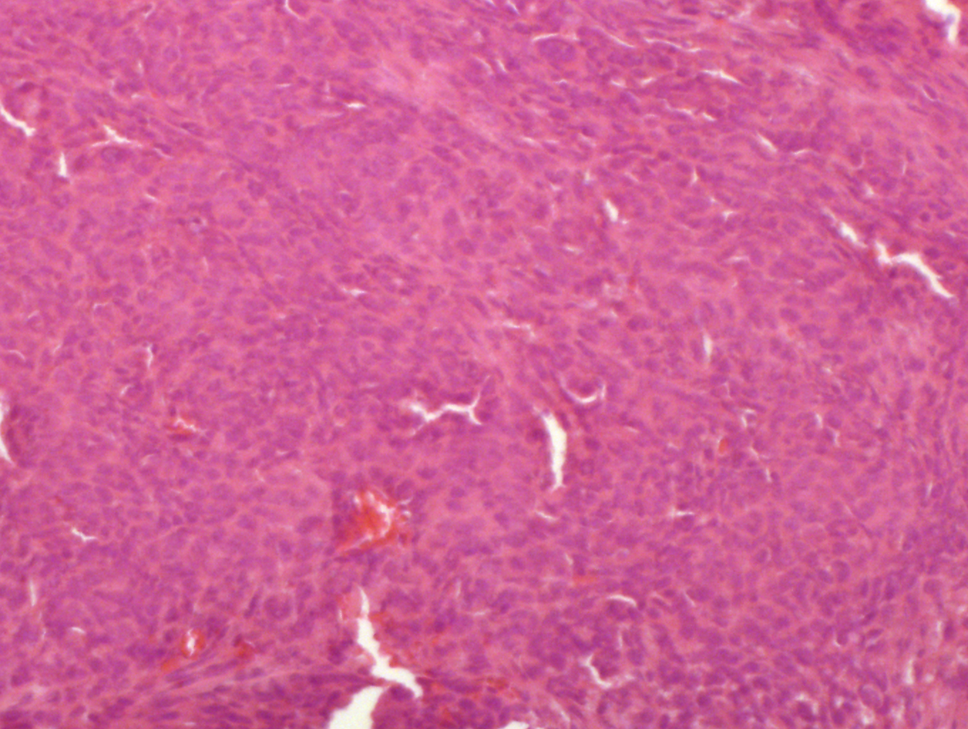
#> input picture wb/Image_63231_wb.tif, 968 x 729 px, shrunk from 1360 x 1024 before the run; its folder holds only this picture in this run
$ python whitebalance.py -file wb/Image_63231_wb.tif
#> lines starting #> are read from the running program, lines starting #| are printed output that depends on the picture
#> in main, img is the input picture: shape (729, 968, 3); mean R, G, B 208.2, 97.3, 150.4
import numpy as np
import skimage
from PIL import Image
from skimage.util import img_as_float
import matplotlib.pyplot as plt
from matplotlib.patches import Rectangle
import scipy.ndimage as ndi

import os
import logging

class WhiteBalance:
    # [16 lines left out: function percentile, not called in this run]

    def white_patch(self, img, patch):
        '''
        patch : (x, y, w, h) patch coordiante for white object in img
        '''
        if len(patch) == 4:
            x, y = patch[:2]
            w, h = patch[2:]

            rect = Rectangle((x, y), w, h,
                            linewidth=3, edgecolor='r',facecolor='none')
            img_patch = img[x:x+w, y:y+h, :]
            ref = img_patch.max(axis=(0,1))
        elif len(patch) == 2:
            x, y = patch
            rect = Rectangle((x, y), 10, 10,
                            linewidth=3, edgecolor='r',facecolor='none')
            ref = img[x, y, :]
        wb_img = img * 1.0 / ref
        wb_img = np.clip(wb_img, 0, 1)
        return wb_img, rect

    def auto_white_patch(self, img, radius=10):
        # preprocess the image first
#> called with radius = 10
        blured_img = ndi.gaussian_filter(img, sigma=1.5,
                                         radius=radius)
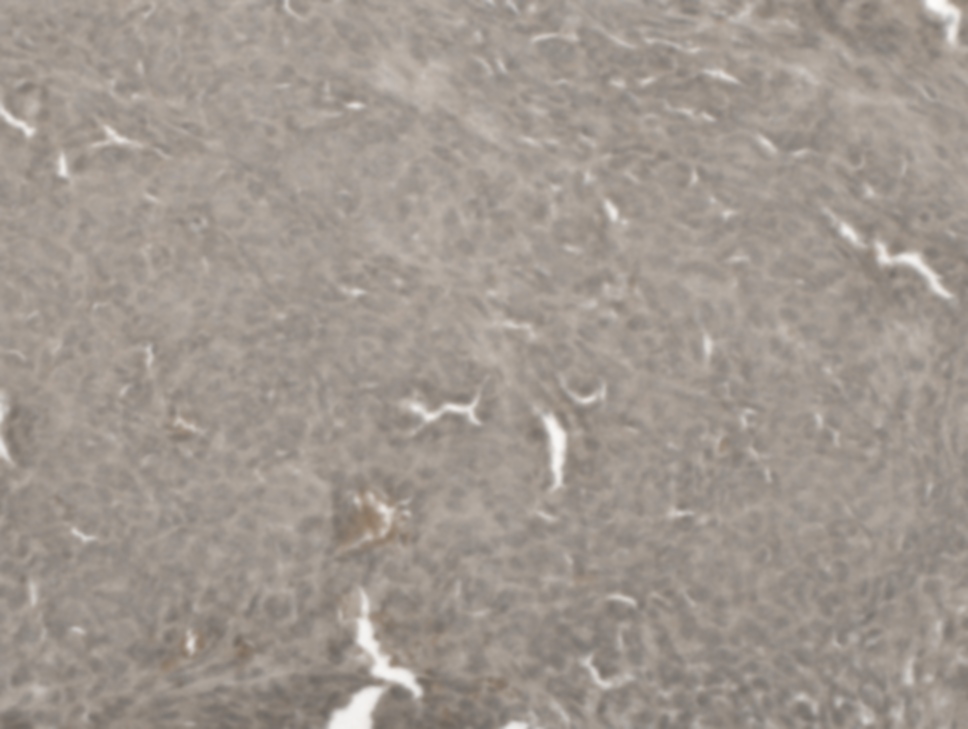
#> blured_img: shape (729, 968, 3) float64; mean R, G, B 0.63, 0.595, 0.564
        # convert the image to gray
        blured_img = skimage.color.rgb2gray(blured_img)
#> blured_img: shape (729, 968) float64

        # find the brightest spot
        maxloc = np.argwhere(blured_img == blured_img.max())
#> maxloc = [[3, 933]]
        maxloc = np.squeeze(maxloc)
#> maxloc = [3, 933]

        return self.white_patch(img, maxloc)
#> in white_patch, `x, y = patch`: x = 3; y = 933
#> in white_patch, `ref = img[x, y, :]`: ref = [0.996, 1, 0.988]
#> in white_patch, `wb_img = img * 1.0 / ref`:
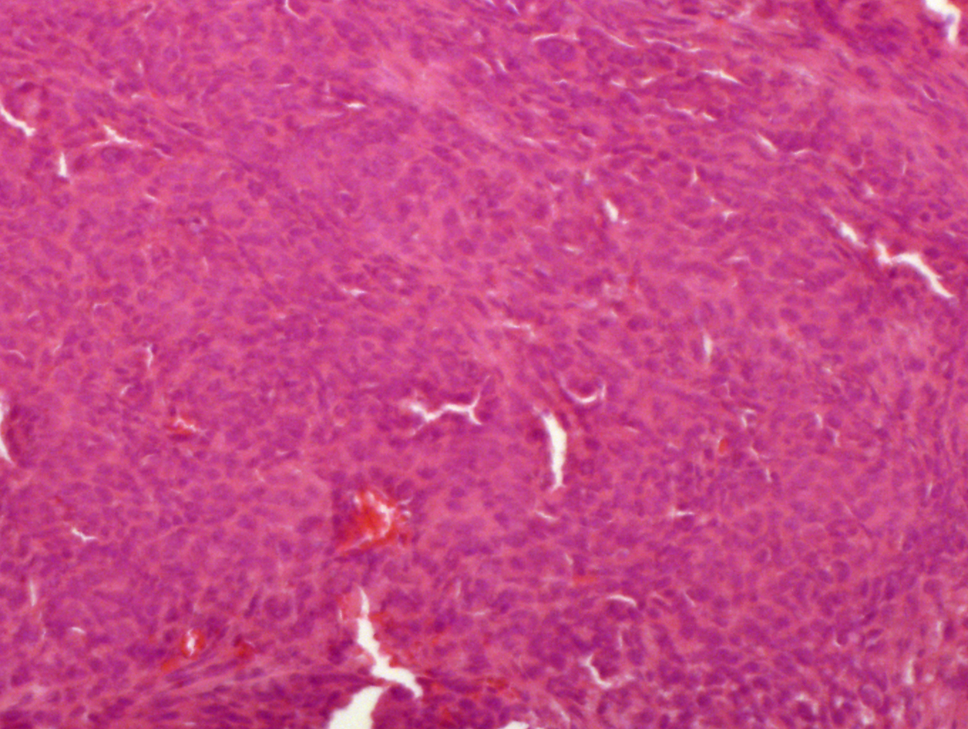
#> wb_img: shape (729, 968, 3) float64; mean R, G, B 0.82, 0.382, 0.597; drawn with min black and max white

    # [4 lines left out: function gray_world, not called in this run]

def img_to_uint(img):
    return (img*255).astype(np.uint8)

def main(file, method='patch', patch=None,
         radius=10, percentile=None,
         plot=True, saved_folder='wb'):

    logger = logging.getLogger('whitebalance')
    sh = logging.StreamHandler()
    logger.addHandler(sh)
    logger.setLevel(logging.DEBUG)
    formatter = logging.Formatter('%(asctime)s | %(name)s -> %(message)s')
    sh.setFormatter(formatter)

    if os.path.isdir(file):
        files = [os.path.join(file, f)
                 for f in os.listdir(file)
                 if not f.startswith('.')]
    else:
        files = [file]

    wb = WhiteBalance()

    num_cols = min(len(files), 10)
    fig, axes = plt.subplots(2, num_cols, figsize=(20,10),
                                layout='constrained')
    for i, f in enumerate(files):
        img = np.array(Image.open(f))
        # convert img to [0, 1] float
        img = img.astype(float) / float(img.max())

        if method == 'patch':
            if not patch:
                wb_img, rect = wb.auto_white_patch(img, radius=radius)
            else:
                wb_img, rect = wb.white_patch(img, patch)
        elif method == 'percentile':
            if not percentile:
                percentile = 0.01
            wb_img = wb.percentile(img, percentile)
            rect = None
        else:
            wb_img = wb.gray_world(img)
            rect = None

        logger.info(f'{method} used, {i+1} images processed!')

        wb_img = img_to_uint(wb_img)

        if saved_folder:
            os.makedirs(saved_folder, exist_ok=True)
            saved_fname = f.split('/')[-1].split('.')[0] + '_wb.tif'
            Image.fromarray(wb_img).save(os.path.join('.', saved_folder, saved_fname))
            logger.info(f'image {saved_fname} saved!')

        if i < num_cols:
#> (the run stopped early here; a loop or call above may not have finished)

$ run again, on wb/Image_63235_wb.tif
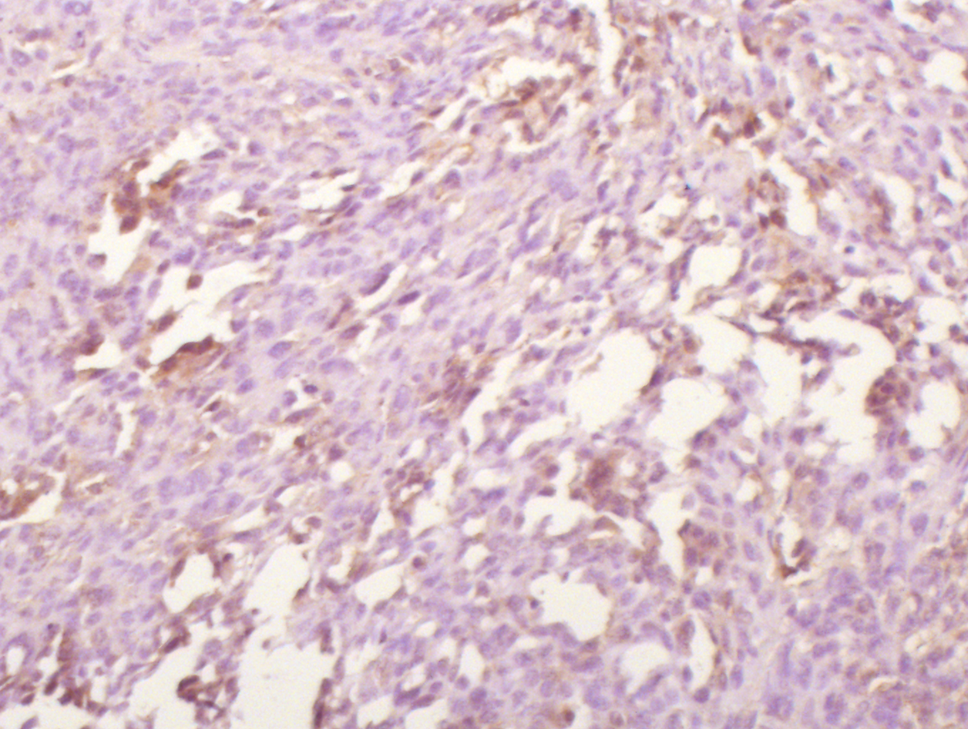
#> input picture wb/Image_63235_wb.tif, 968 x 729 px, shrunk from 1360 x 1024 before the run
#> in main, img is the input picture: shape (729, 968, 3); mean R, G, B 217.2, 193.2, 202.9
#> in auto_white_patch, `blured_img = ndi.gaussian_filter(img, sigma=1.5, radius=radius)`:
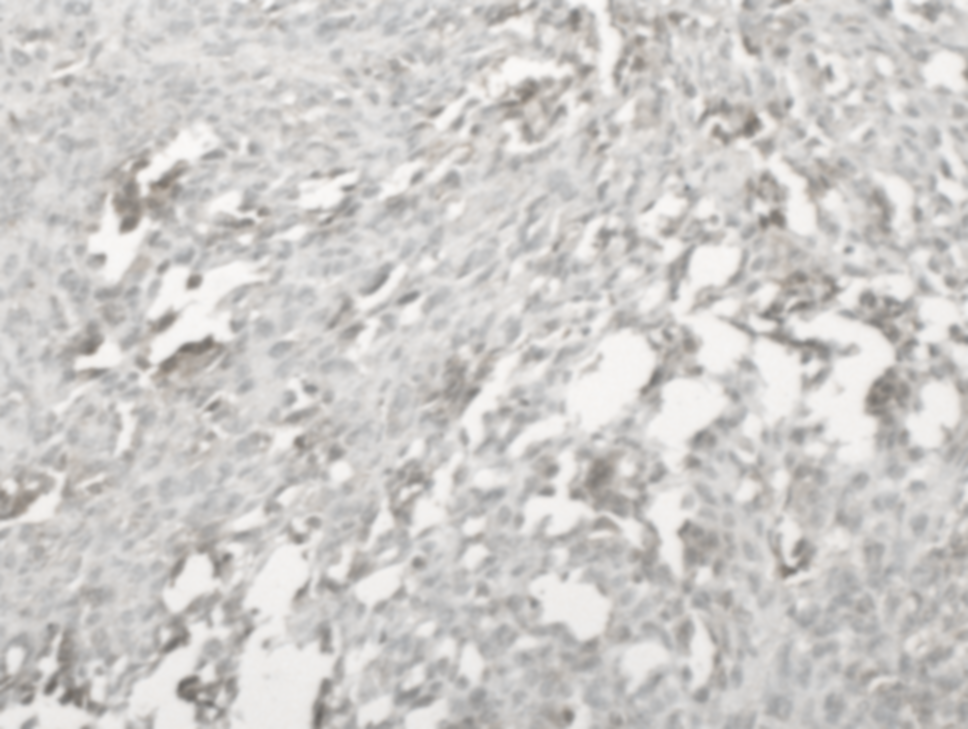
#> blured_img: shape (729, 968, 3) float64; mean R, G, B 0.81, 0.801, 0.794
#> in auto_white_patch, `maxloc = np.argwhere(blured_img == blured_img.max())`: maxloc = [[139, 185]]
#> in auto_white_patch, `maxloc = np.squeeze(maxloc)`: maxloc = [139, 185]
#> x = 139; y = 185
#> ref = [0.996, 1, 1]
#> in white_patch, `wb_img = img * 1.0 / ref`:
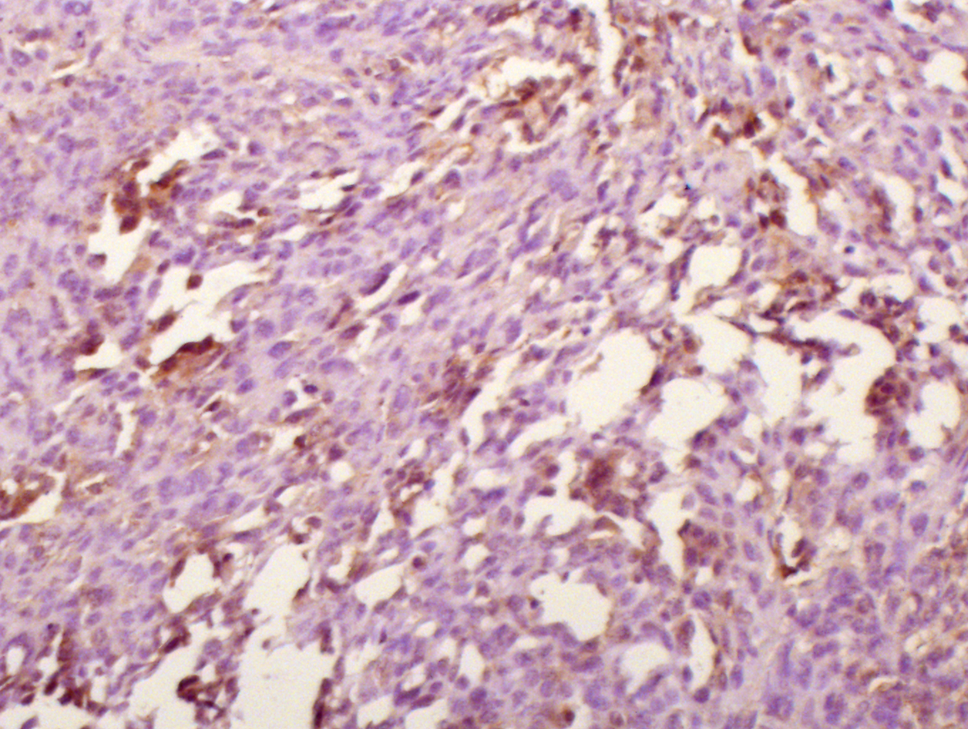
#> wb_img: shape (729, 968, 3) float64; mean R, G, B 0.855, 0.757, 0.796; drawn with min black and max white

$ run again, on wb/Image_63236_wb.tif
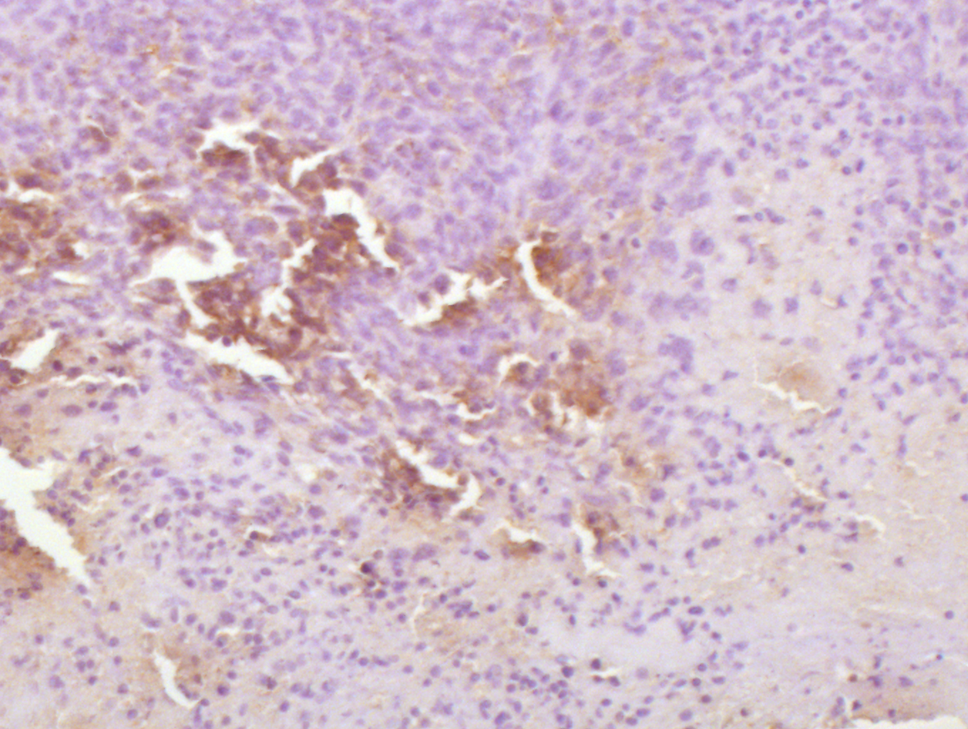
#> input picture wb/Image_63236_wb.tif, 968 x 729 px, shrunk from 1360 x 1024 before the run
#> in main, img is the input picture: shape (729, 968, 3); mean R, G, B 209.5, 187.7, 201
#> in auto_white_patch, `blured_img = ndi.gaussian_filter(img, sigma=1.5, radius=radius)`:
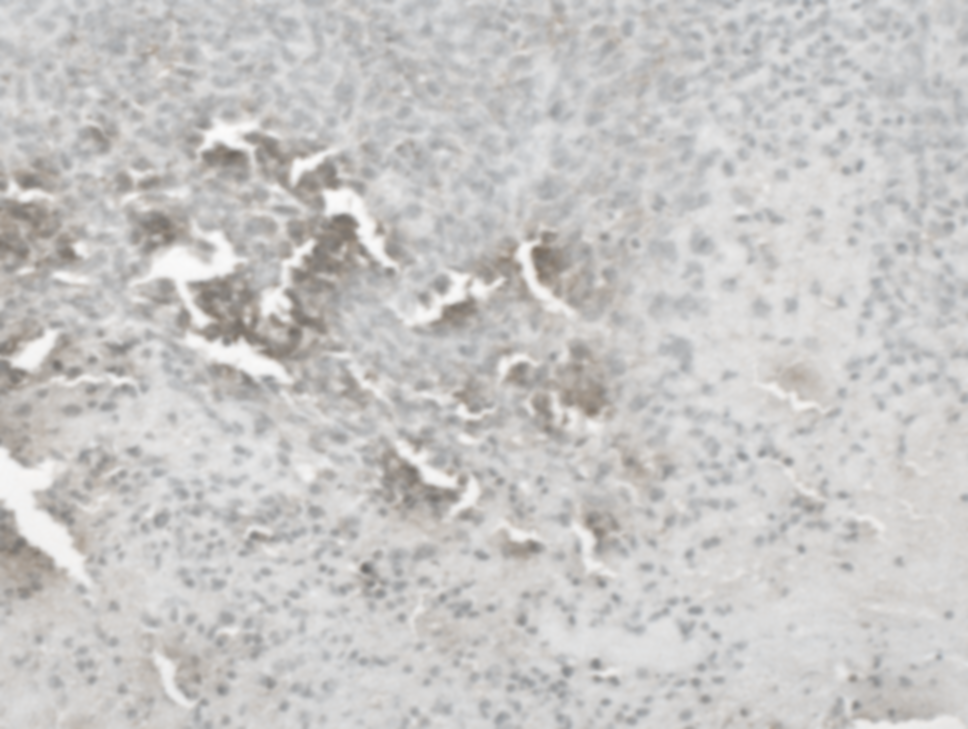
#> blured_img: shape (729, 968, 3) float64; mean R, G, B 0.787, 0.782, 0.777
#> in auto_white_patch, `maxloc = np.argwhere(blured_img == blured_img.max())`: maxloc = [[130, 222]]
#> in auto_white_patch, `maxloc = np.squeeze(maxloc)`: maxloc = [130, 222]
#> x = 130; y = 222
#> ref = [0.992, 1, 1]
#> in white_patch, `wb_img = img * 1.0 / ref`:
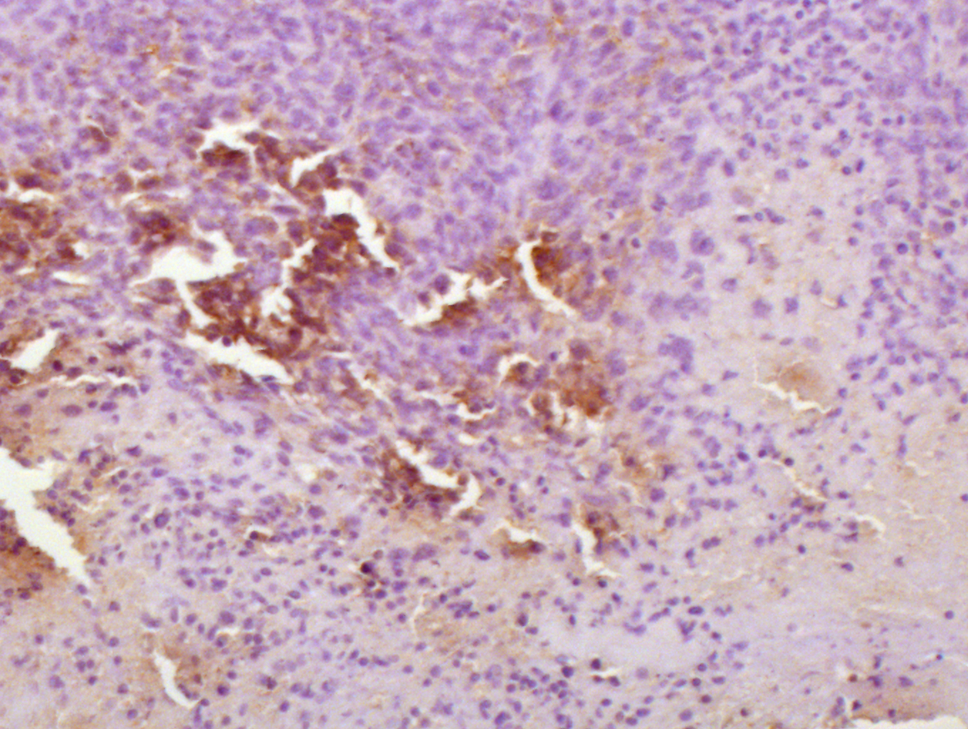
#> wb_img: shape (729, 968, 3) float64; mean R, G, B 0.828, 0.736, 0.788; drawn with min black and max white

$ run again, on wb/Image_63237_wb.tif
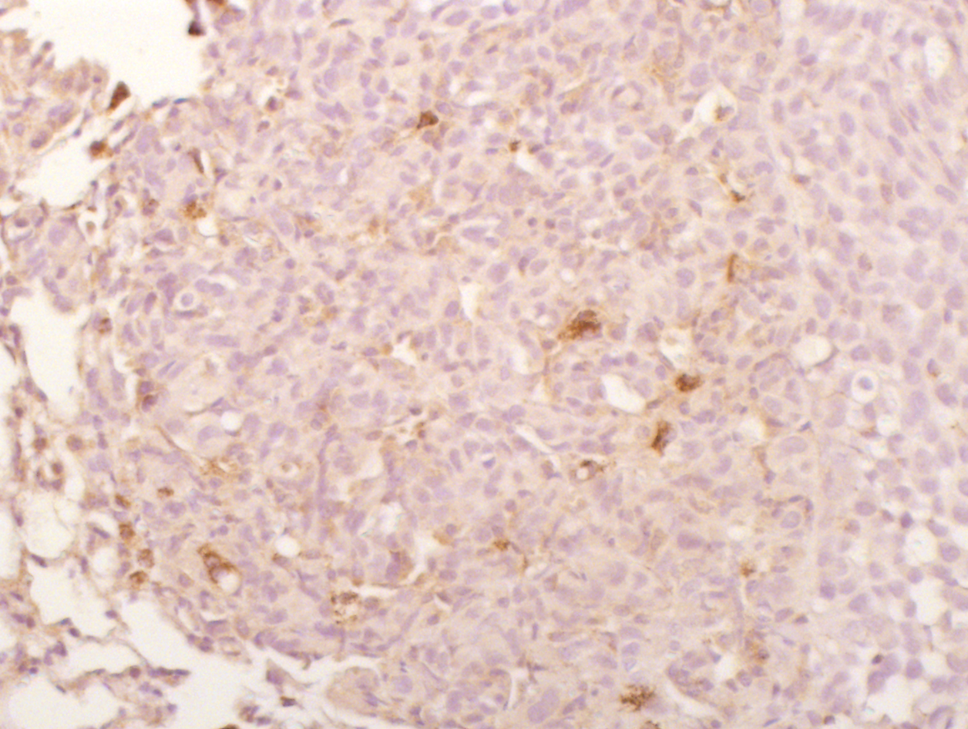
#> input picture wb/Image_63237_wb.tif, 968 x 729 px, shrunk from 1360 x 1024 before the run
#> in main, img is the input picture: shape (729, 968, 3); mean R, G, B 225.8, 200.8, 195.5
#> in auto_white_patch, `blured_img = ndi.gaussian_filter(img, sigma=1.5, radius=radius)`:
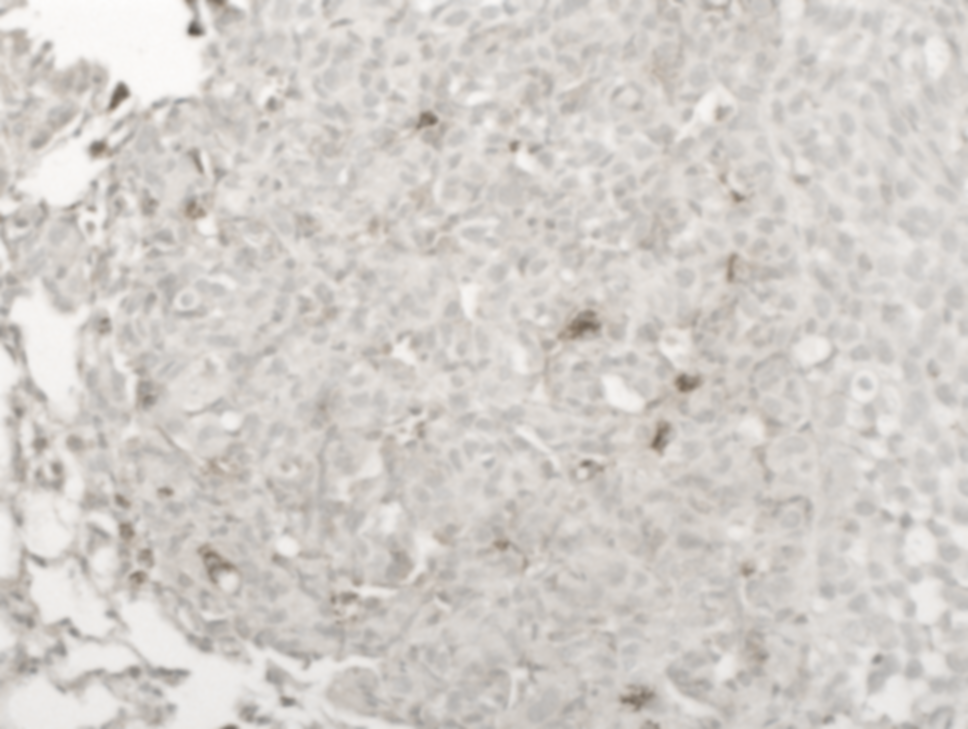
#> blured_img: shape (729, 968, 3) float64; mean R, G, B 0.831, 0.813, 0.796
#> in auto_white_patch, `maxloc = np.argwhere(blured_img == blured_img.max())`: maxloc = [[2, 123]]
#> in auto_white_patch, `maxloc = np.squeeze(maxloc)`: maxloc = [2, 123]
#> x = 2; y = 123
#> ref = [0.996, 0.996, 1]
